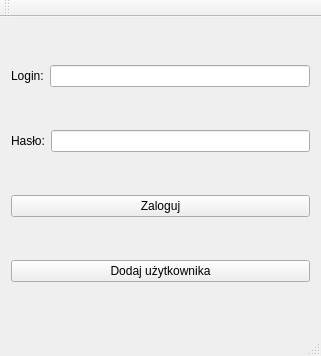
<?xml version="1.0" encoding="UTF-8"?>
<ui version="4.0">
 <class>MainWindow</class>
 <widget class="QMainWindow" name="MainWindow">
  <property name="geometry">
   <rect>
    <x>0</x>
    <y>0</y>
    <width>321</width>
    <height>356</height>
   </rect>
  </property>
  <property name="sizePolicy">
   <sizepolicy hsizetype="Fixed" vsizetype="Preferred">
    <horstretch>0</horstretch>
    <verstretch>0</verstretch>
   </sizepolicy>
  </property>
  <property name="windowTitle">
   <string>MainWindow</string>
  </property>
  <widget class="QWidget" name="centralWidget">
   <layout class="QVBoxLayout" name="verticalLayout">
    <item>
     <layout class="QHBoxLayout" name="horizontalLayoutLogin">
      <item>
       <widget class="QLabel" name="labelLogin">
        <property name="text">
         <string>Login:</string>
        </property>
       </widget>
      </item>
      <item>
       <widget class="QLineEdit" name="lineEditLogin"/>
      </item>
     </layout>
    </item>
    <item>
     <layout class="QHBoxLayout" name="horizontalLayoutPassword">
      <item>
       <widget class="QLabel" name="labelPassword">
        <property name="text">
         <string>Hasło:</string>
        </property>
       </widget>
      </item>
      <item>
       <widget class="QLineEdit" name="lineEditPassword"/>
      </item>
     </layout>
    </item>
    <item>
     <widget class="QPushButton" name="pushButtonLogin">
      <property name="text">
       <string>Zaloguj</string>
      </property>
     </widget>
    </item>
    <item>
     <widget class="QPushButton" name="pushButtonAddUser">
      <property name="text">
       <string>Dodaj użytkownika</string>
      </property>
     </widget>
    </item>
   </layout>
  </widget>
  <widget class="QMenuBar" name="menuBar">
   <property name="geometry">
    <rect>
     <x>0</x>
     <y>0</y>
     <width>321</width>
     <height>26</height>
    </rect>
   </property>
  </widget>
  <widget class="QToolBar" name="mainToolBar">
   <attribute name="toolBarArea">
    <enum>TopToolBarArea</enum>
   </attribute>
   <attribute name="toolBarBreak">
    <bool>false</bool>
   </attribute>
  </widget>
  <widget class="QStatusBar" name="statusBar"/>
 </widget>
 <layoutdefault spacing="6" margin="11"/>
 <resources/>
 <connections/>
</ui>
